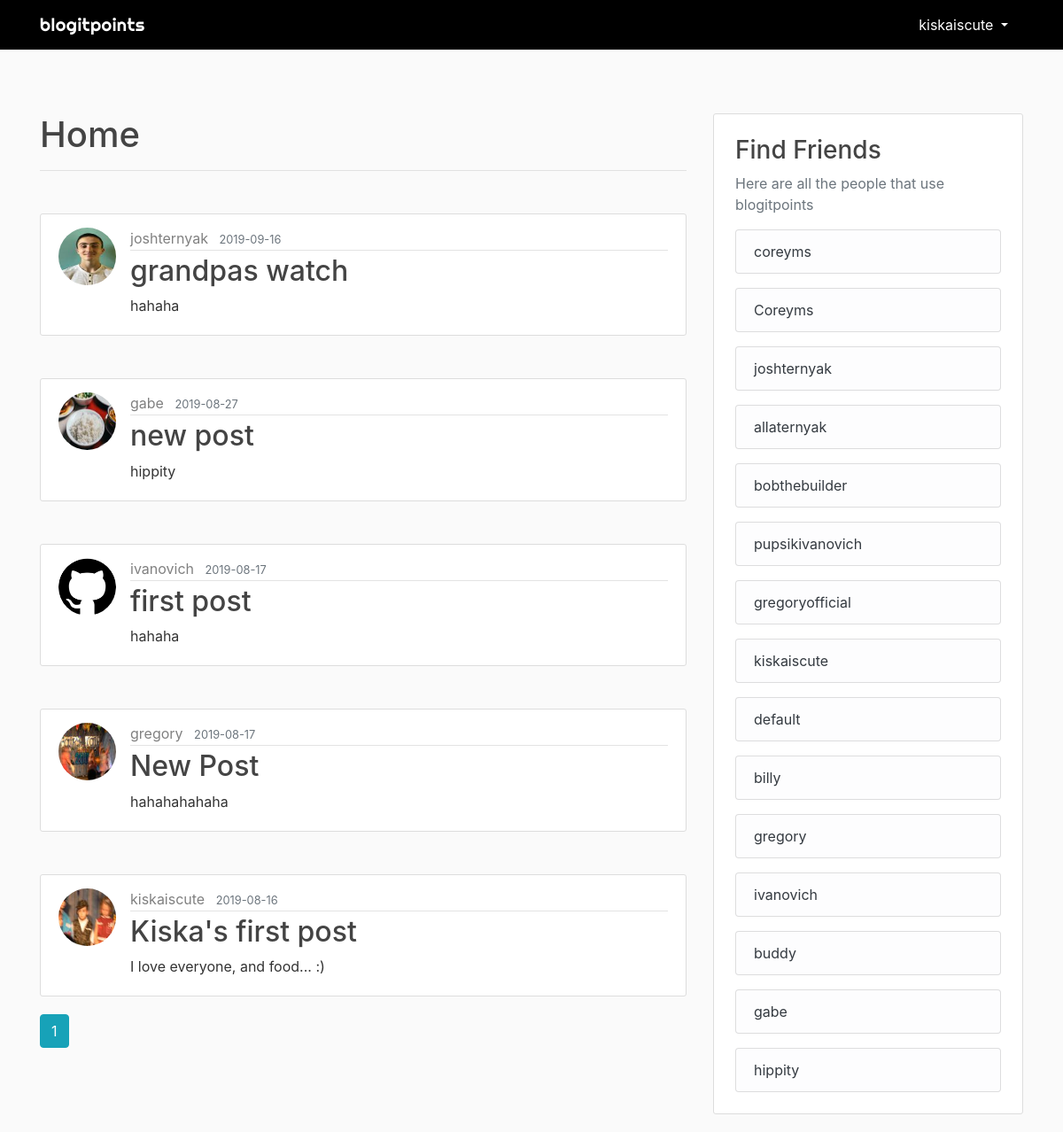
The app's page /home (signed in) with its own data.
### flaskblog/models.py (models this page shows, shortened)
class User(db.Model, UserMixin):
    id = db.Column(db.Integer, primary_key=True)
    username = db.Column(db.String(20), unique=True, nullable=False)
    email = db.Column(db.String(120), unique=True, nullable=False)
    image_file = db.Column(db.String(20), nullable=False, default='default.jpg')
    password = db.Column(db.String(60), nullable=False)
    posts = db.relationship('Post', backref='author', lazy=True)

class Post(db.Model):
    id = db.Column(db.Integer, primary_key=True)
    title = db.Column(db.String(100), nullable=False)
    date_posted = db.Column(db.DateTime, nullable=False, default=datetime.utcnow)
    content = db.Column(db.Text, nullable=False)
    user_id = db.Column(db.Integer, db.ForeignKey('user.id'), nullable=False)

### flaskblog/main/routes.py (the view)
@main.route("/")
@main.route("/home")
def home():
    users = User.query.all()
    page = request.args.get('page', 1, type=int)
    posts = Post.query.order_by(Post.date_posted.desc()).paginate(page=page, per_page=5)
    return render_template("home.html", posts=posts, title='Home', users=users)

### flaskblog/models.py (called while the page is built)
@login_manager.user_loader
def load_user(user_id):
    return User.query.get(int(user_id))

### flaskblog/templates/home.html (shortened to what this page needs)
{% extends "layout.html" %}
{% block content %}
  {% if current_user.is_authenticated %}
  <h1 class="mt-5">Home</h1>
  <hr>
  {% for post in posts.items %}
      <article class="media content-section mt-5">
        <img src="{{ url_for('static', filename='profile_pics/' + post.author.image_file) }}" class="rounded-circle article-img">
        <div class="media-body">
          <div class="article-metadata">
            <a class="mr-2" href="{{ url_for('users.user_posts', username=post.author.username) }}">{{ post.author.username }}</a>
            <small class="text-muted">{{ post.date_posted.strftime('%Y-%m-%d') }}</small>
          </div>
          <h2><a class="article-title" href="{{ url_for('posts.post', post_id=post.id) }}">{{ post.title }}</a></h2>
          <p class="article-content">{{ post.content }}</p>
        </div>
      </article>
  {% endfor %}
  {% for page_num in posts.iter_pages(left_edge=1, right_edge=1, left_current=1, right_current=2) %}
    {% if page_num %}
      {% if posts.page == page_num %}
        <a class="btn btn-info mb-4" href="{{ url_for('main.home', page=page_num) }}">{{ page_num }}</a>
      {% else %}
        <a class="btn btn-outline-info mb-4" href="{{ url_for('main.home', page=page_num) }}">{{ page_num }}</a>
      {% endif %}
    {% else %}
      ...
    {% endif %}
  {% endfor %}
  {% endif %}
{% endblock %}

### flaskblog/templates/layout.html (shortened to what this page needs)
<!DOCTYPE html>
<html lang="en">
<head>
    <link rel="stylesheet" href="https://stackpath.bootstrapcdn.com/bootstrap/4.3.1/css/bootstrap.min.css">
    <link rel="stylesheet" href="{{ url_for('static', filename='main.css') }}">
    <link rel="stylesheet" href="{{ url_for('static', filename='messages.css') }}">
</head>
<body>
    <header style="z-index: 100;" class="site-header">
      <nav class="navbar navbar-expand-md navbar-dark bg-black fixed-top">
        <div class="container">
          <a class="navbar-brand mr-4 logo" href="{{ url_for('main.home') }}">blogitpoints</a>
          <div class="collapse navbar-collapse" id="navbarToggle">
            <div class="navbar-nav">
              {% if current_user.is_authenticated %}
                <div class="dropdown mr-1">
                    <button type="button" class="btn btn-primary-outline bg-black dropdown-toggle text-white" id="dropdownMenuOffset" data-toggle="dropdown" aria-haspopup="true" aria-expanded="false" data-offset="0,20">
                    {{ current_user.username }}
                    </button>
                  </div>
              {% endif %}
            </div>
          </div>
        </div>
      </nav>
    </header>
    <main role="main" class="container mt-5">
      <div class="row mt-5">
        <div class="col-md-8">
          {% block content %}{% endblock %}
        </div>
        {% if current_user.is_authenticated %}
        <div class="col-md-4 mt-5">
            <div class="content-section p-4">
              <h3>Find Friends</h3>
              <p class='text-muted'>Here are all the people that use blogitpoints</p>
              {% for user in users %}
              <ul class="list-group mt-3">
                <li class="list-group-item list-group-item-light"><a href="{{ url_for('users.user_posts', username=user.username) }}" class="text-dark">{{ user.username }}</a></li>
              </ul>
              {% endfor %}
            </div>
        </div>
        {% endif %}
      </div>
    </main>
</body>
</html>

### flaskblog/static/main.css (style rules this page uses)
* { text-decoration: none; }
body { background: #fafafa; color: #333333; margin-top: 5rem; }
h1, h2, h3, h4, h5, h6 { color: #444444; }
a { color: grey; text-decoration: none; }
.bg-black { background-color: black; }
.logo { letter-spacing: 0.5px; font-family: 'Righteous', cursive; }
.content-section { background: #ffffff; padding-top: 15px; padding-left: 20px; padding-right: 20px; padding-bottom: 5px; border: 1px solid #dddddd; border-radius: 3px; margin-bottom: 20px; }
.article-title { color: #444444; }
.article-content { white-space: pre-line; }
.article-img { height: 65px; width: 65px; margin-right: 16px; }
.article-metadata { padding-bottom: 1px; margin-bottom: 4px; border-bottom: 1px solid #e3e3e3 }

### flaskblog/static/messages.css (style rules this page uses)
img { max-width:100%; }

### records on screen
User: username "kiskaiscute"
Post: image_file (picture), author.username "joshternyak", date_posted "2019-09-16", title "grandpas watch", content "hahaha"
Post: image_file (picture), author.username "gabe", date_posted "2019-08-27", title "new post", content "hippity"
Post: image_file (picture), author.username "ivanovich", date_posted "2019-08-17", title "first post", content "hahaha"
Post: image_file (picture), author.username "gregory", date_posted "2019-08-17", title "New Post", content "hahahahahaha"
Post: image_file (picture), author.username "kiskaiscute", date_posted "2019-08-16", title "Kiska's first post", content "I love everyone, and food... :)"
User: username "coreyms"
User: username "Coreyms"
User: username "joshternyak"
User: username "allaternyak"
User: username "bobthebuilder"
User: username "pupsikivanovich"
User: username "gregoryofficial"
User: username "default"
User: username "billy"
User: username "gregory"
User: username "ivanovich"
User: username "buddy"
User: username "gabe"
User: username "hippity"

### other values on screen
{{ page_num }} "1"
